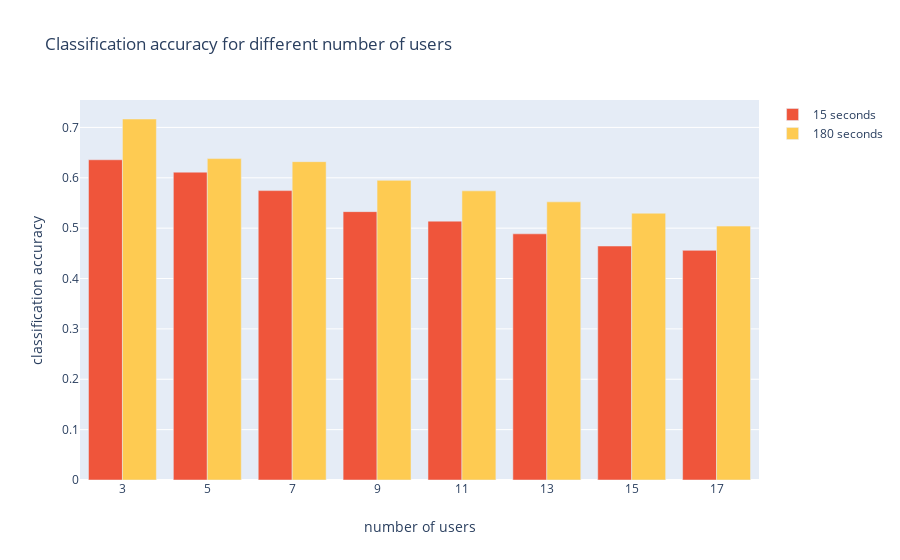

The notebook cell saved with this chart:
### Markdown cell above
#### Number of users vs accuracy

Below we display how the number of users used affects the classification accuracy of the predictions. As anticipated, with the increasing number of users, the accuracy decrease, but there is no point where the decrease is sudden and significant.

We performed 500 iterations per time interval, per number of users. At each iteration the users were chosen at random.

### Code cell
# Epochs
epochs = 500
results = {"n_users": [], "accuracy": [], "time_interval": []}

datas = datas_1

# Components
n_components = 2
# for n in segment_intervals:
for n in [15, 180]:
    interval = segment_intervals.index(n)
    for i in range(3, 19, 2):
        ca = []
        for _ in range(0, epochs):
            users = get_random_users(n=i, stats=False, remove=[14])
            data = datas[interval]
            data = data[data.user.isin(users)]
            seances = get_users_data(data)

            train_seances = [x[0] for x in seances.values()]
            test_seances = [x[1] for x in seances.values()]

            training_set = data[data["seance"].isin(train_seances)]
            testing_set = data[data["seance"].isin(test_seances)]

            X_train = training_set.iloc[:, 2:].values
            y_train = training_set.iloc[:, 0].values.ravel()

            X_test = testing_set.iloc[:, 2:].values
            y_test = testing_set.iloc[:, 0].values.ravel()

            lda = LinearDiscriminantAnalysis(n_components=n_components)
            lda.fit(X_train, y_train)
            y_pred = lda.predict(X_test)

            majority_classifier = round(
                list(y_test).count(max(set(y_test), key=list(y_test).count))
                / len(y_test),
                2,
            )

            ca.append(metrics.accuracy_score(y_test, y_pred))
        results["n_users"].append(i)
        results["accuracy"].append(mean(ca))
        results["time_interval"].append(n)


df = DataFrame(results)
graphs = []
for n in segment_intervals:
    data = df[df["time_interval"] == n]
    graphs.append(
        go.Bar(name="{} seconds".format(n), x=data["n_users"], y=data["accuracy"])
    )

fig = go.Figure(data=graphs)
# Change the bar mode
fig.update_layout(
    barmode="group",
    title="Classification accuracy for different number of users",
    xaxis_title="number of users",
    yaxis_title="classification accuracy",
)
fig.show()

### Figure 1 — Plotly figure (JSON) as saved in the notebook; plotly's stock layout.template omitted (floating-point values rounded to 4 significant figures)
{"data": [{"name": "10 seconds", "type": "bar", "x": [], "y": []}, {"name": "15 seconds", "type": "bar", "x": [3, 5, 7, 9, 11, 13, 15, 17], "y": [0.6358, 0.6112, 0.5745, 0.5328, 0.5139, 0.4887, 0.4645, 0.4559]}, {"name": "30 seconds", "type": "bar", "x": [], "y": []}, {"name": "45 seconds", "type": "bar", "x": [], "y": []}, {"name": "60 seconds", "type": "bar", "x": [], "y": []}, {"name": "75 seconds", "type": "bar", "x": [], "y": []}, {"name": "90 seconds", "type": "bar", "x": [], "y": []}, {"name": "120 seconds", "type": "bar", "x": [], "y": []}, {"name": "150 seconds", "type": "bar", "x": [], "y": []}, {"name": "180 seconds", "type": "bar", "x": [3, 5, 7, 9, 11, 13, 15, 17], "y": [0.7167, 0.6381, 0.632, 0.5949, 0.5741, 0.5522, 0.5296, 0.5041]}], "layout": {"barmode": "group", "title": {"text": "Classification accuracy for different number of users"}, "xaxis": {"title": {"text": "number of users"}}, "yaxis": {"title": {"text": "classification accuracy"}}}}
